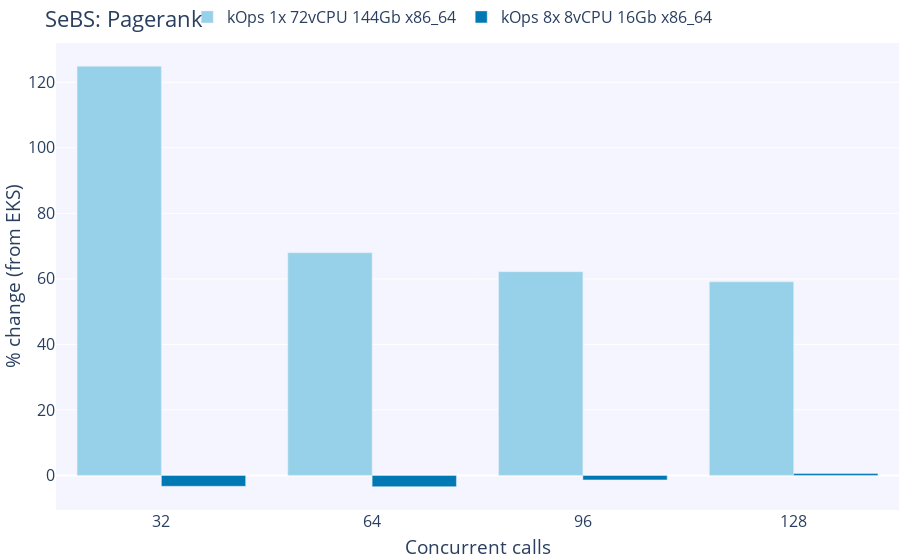

Source (notebook cell):
### Code cell
fig = go.Figure()

# Add figure title
fig.update_layout(
    barmode='group',
    legend=dict(
        orientation="h",
        yanchor="bottom",
        y=1.02,
        xanchor="center",
        x=0.47
    ),
    margin=dict(
        t=0,
        b=1,
        l=1,
        r=1,
        autoexpand=True
    ),
    font=dict(
        size=16
    ),
    title={
        'text': "SeBS: Pagerank",
        'y':0.98,
        'yanchor': 'top'},
    xaxis_title_text='Concurrent calls',
    yaxis_title_text='% change (from EKS)',
    plot_bgcolor=bgColor
)

data=[]
for i, k in enumerate(list(clusters.keys())[:-1], start=0):
    y_data=[]
    for c in concurrent_calls:
        kops_mean=sebs_df[k]['pagerank'][c]['runtime'].mean()
        eks_mean=sebs_df['EKS 8x 8vCPU 16Gb x86_64']['pagerank'][c]['runtime'].mean()
        percent_change=(kops_mean - eks_mean) * 100 / eks_mean
        y_data.append(percent_change)
    fig.add_trace(go.Bar(name=k, x=concurrent_calls, y=y_data, marker_color=colorPallet[i]))

fig.show()

# Save graph
if not os.path.exists("graphs"):
    os.mkdir("graphs")
fig.write_image("graphs/sebs_pagerank_percentage_difference.png", width=baseFigureWidth, height=baseFigureHeight)

### Figure 1 — Plotly figure (JSON) as saved in the notebook; plotly's stock layout.template omitted (floating-point values rounded to 4 significant figures)
{"data": [{"marker": {"color": "rgba(151, 209, 233, 255)"}, "name": "kOps 1x 72vCPU 144Gb x86_64", "type": "bar", "x": [32, 64, 96, 128], "y": [124.9, 67.98, 62.19, 59.09]}, {"marker": {"color": "rgba(0, 120, 179, 255)"}, "name": "kOps 8x 8vCPU 16Gb x86_64", "type": "bar", "x": [32, 64, 96, 128], "y": [-3.318, -3.426, -1.371, 0.615]}], "layout": {"barmode": "group", "font": {"size": 16}, "legend": {"orientation": "h", "x": 0.47, "xanchor": "center", "y": 1.02, "yanchor": "bottom"}, "margin": {"autoexpand": true, "b": 1, "l": 1, "r": 1, "t": 0}, "plot_bgcolor": "rgba(245,245,255,255)", "title": {"text": "SeBS: Pagerank", "y": 0.98, "yanchor": "top"}, "xaxis": {"autorange": true, "range": [16, 144], "title": {"text": "Concurrent calls"}, "type": "linear"}, "yaxis": {"autorange": true, "range": [-10.55, 132.0], "title": {"text": "% change (from EKS)"}, "type": "linear"}}}
